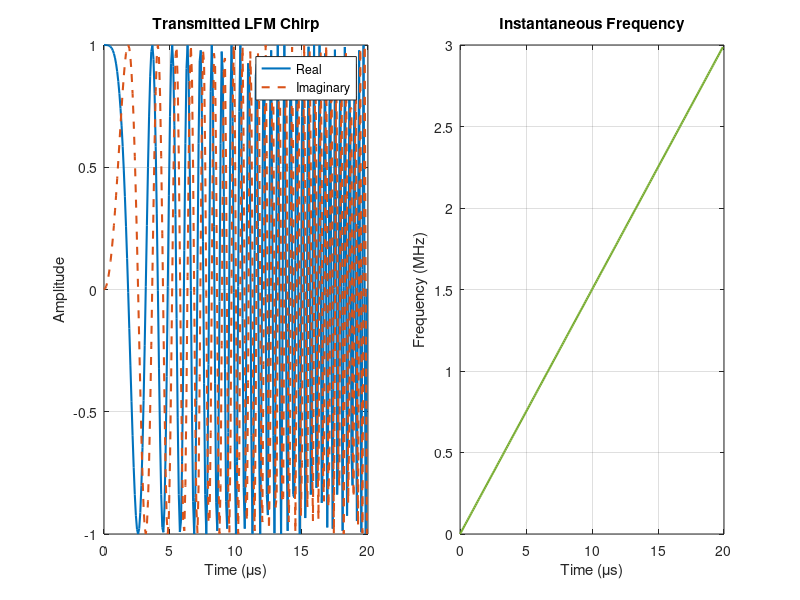
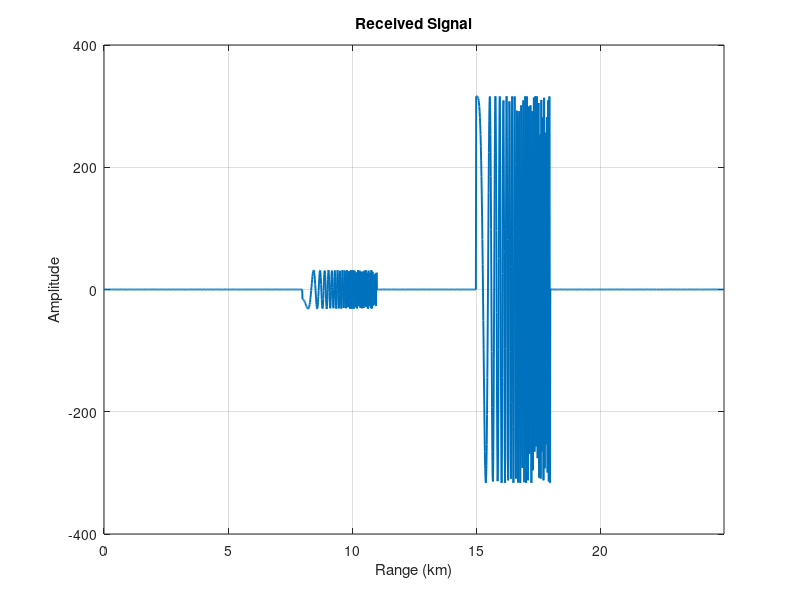
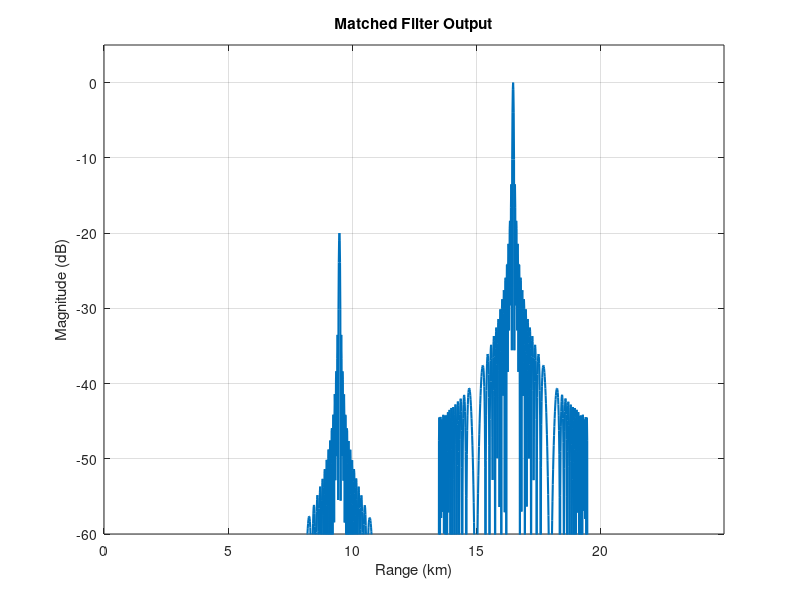
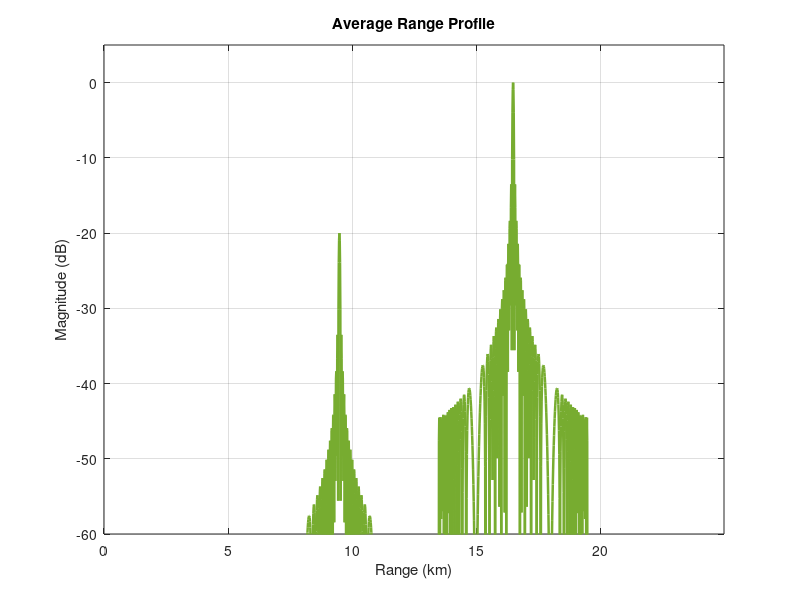

The MATLAB script that drew these images, in order: (Note: this script raises an error after producing the figures.)
%%%%%%%%%%%%%%%%%%%%%%%%%%%%%%%%%%%%%%%%%%%%%%%%%%%%%%%%%%%%%%%%%%%%%%%%%%%
% DIGITAL PULSE RADAR PROJECT
% Part 1 : Radar Initialization & Signal Generation
%%%%%%%%%%%%%%%%%%%%%%%%%%%%%%%%%%%%%%%%%%%%%%%%%%%%%%%%%%%%%%%%%%%%%%%%%%%

clc;
clear;
close all;

%% ========================================================================
% RADAR PARAMETERS (According to Simulink Model)
% ========================================================================

c = 3e8;                      % Speed of light (m/s)

fc = 5e9;                     % Carrier frequency (Hz)

lambda = c/fc;

B = 3e6;                      % Sweep Bandwidth (Hz)

tau = 20e-6;                  % Pulse Width (s)

PRF = 6000;                   % Pulse Repetition Frequency (Hz)

PRI = 1/PRF;

fs = 12e6;                    % Sample Rate

N_pulses = 301;               % Same as Simulink

K = B/tau;                    % Chirp slope

%% ========================================================================
% TARGET PARAMETERS
% ========================================================================

targets = [...
    8000     20     1000;
    15000    80   100000];

N_targets = size(targets,1);

%% ========================================================================
% Derived Parameters
% ========================================================================

N_samples_PRI = round(PRI*fs);

N_samples_pulse = round(tau*fs);

range_resolution = c/(2*B);

max_range = c*PRI/2;

fprintf('\n');
fprintf('=====================================================\n');
fprintf('Digital Pulse Radar Simulation\n');
fprintf('=====================================================\n');

fprintf('Carrier Frequency      : %.2f GHz\n',fc/1e9);
fprintf('Bandwidth              : %.2f MHz\n',B/1e6);
fprintf('Sample Rate            : %.2f MHz\n',fs/1e6);
fprintf('Pulse Width            : %.2f us\n',tau*1e6);
fprintf('PRF                    : %.0f Hz\n',PRF);

fprintf('Range Resolution       : %.2f m\n',range_resolution);

fprintf('Maximum Unambiguous Range : %.2f km\n',max_range/1000);

fprintf('Number of Pulses       : %d\n',N_pulses);

fprintf('=====================================================\n');

%% ========================================================================
% LFM CHIRP GENERATION
% ========================================================================

t_pulse = (0:N_samples_pulse-1)/fs;

tx_pulse = exp(1j*pi*K*t_pulse.^2);

mf_kernel = conj(fliplr(tx_pulse));

%% ========================================================================
% Instantaneous Frequency
% ========================================================================

inst_freq = K*t_pulse;

%% ========================================================================
% Allocate Memory
% ========================================================================

rx_matrix = complex(zeros(N_pulses,N_samples_PRI));

%% ========================================================================
% Noise
% ========================================================================

SNR_dB = 20;

noise_sigma = 10^(-SNR_dB/20)/sqrt(2);

%% ========================================================================
% Generate Echoes
% ========================================================================

for pulse = 1:N_pulses

    slow_time = (pulse-1)*PRI;

    rx_signal = complex(zeros(1,N_samples_PRI));

    for target = 1:N_targets

        R0  = targets(target,1);

        vel = targets(target,2);

        rcs = sqrt(targets(target,3));

        current_range = R0 + vel*slow_time;

        delay = round((2*current_range/c)*fs);

        index = delay + (1:N_samples_pulse);

        if index(end)<=N_samples_PRI

            phase = exp(-1j*4*pi*fc*current_range/c);

            rx_signal(index)=rx_signal(index)+...
                rcs*tx_pulse.*phase;

        end

    end

    noise = noise_sigma*(randn(1,N_samples_PRI)+...
        1j*randn(1,N_samples_PRI));

    rx_matrix(pulse,:) = rx_signal + noise;

end

%% ========================================================================
% Axes
% ========================================================================

time_axis = t_pulse*1e6;

range_axis = (0:N_samples_PRI-1)*c/(2*fs)/1000;

%% ========================================================================
% COLORS
% ========================================================================

clrBlue = [0 0.4470 0.7410];

clrOrange = [0.8500 0.3250 0.0980];

clrGreen = [0.4660 0.6740 0.1880];

%% ========================================================================
% Figure 1
% TX LFM CHIRP
% ========================================================================

figure('Name','LFM Waveform',...
       'Position',[100 100 1100 420]);

subplot(1,2,1)

plot(time_axis,...
     real(tx_pulse),...
     'Color',clrBlue,...
     'LineWidth',1.5);

hold on

plot(time_axis,...
     imag(tx_pulse),...
     '--',...
     'Color',clrOrange,...
     'LineWidth',1.5);

xlabel('Time (\mus)')

ylabel('Amplitude')

title('Transmitted LFM Chirp')

legend('Real','Imaginary')

grid on

subplot(1,2,2)

plot(time_axis,...
     inst_freq/1e6,...
     'Color',clrGreen,...
     'LineWidth',1.6);

xlabel('Time (\mus)')

ylabel('Frequency (MHz)')

title('Instantaneous Frequency')

grid on

%% ========================================================================
% Figure 2
% Received Signal
% ========================================================================

figure('Name','Received Signal');

plot(range_axis,...
     real(rx_matrix(1,:)),...
     'Color',clrBlue,...
     'LineWidth',1.4);

xlabel('Range (km)')

ylabel('Amplitude')

title('Received Signal')

grid on

xlim([0 max(range_axis)])

disp('Part 1 Completed Successfully')

%%%%%%%%%%%%%%%%%%%%%%%%%%%%%%%%%%%%%%%%%%%%%%%%%%%%%%%%%%%%%%%%%%%%%%%%%%%
% Part 2 : Matched Filtering & Doppler Processing
%%%%%%%%%%%%%%%%%%%%%%%%%%%%%%%%%%%%%%%%%%%%%%%%%%%%%%%%%%%%%%%%%%%%%%%%%%%

%% ========================================================================
% MATCHED FILTER
% ========================================================================

mf_matrix = complex(zeros(size(rx_matrix)));

for pulse = 1:N_pulses

    mf_matrix(pulse,:) = conv(rx_matrix(pulse,:),...
                              mf_kernel,...
                              'same');

end

%% ========================================================================
% Matched Filter Magnitude
% ========================================================================

mf_mag = abs(mf_matrix);

%% ========================================================================
% Figure 3
% Matched Filter Output
% ========================================================================

figure('Name','Matched Filter Output');

mf_db = 20*log10(mf_mag(1,:) + eps);

mf_db = mf_db - max(mf_db);

plot(range_axis,...
     mf_db,...
     'Color',clrBlue,...
     'LineWidth',1.5);

grid on

xlabel('Range (km)')

ylabel('Magnitude (dB)')

title('Matched Filter Output')

ylim([-60 5])

xlim([0 max(range_axis)])

%% ========================================================================
% Average Range Profile
% ========================================================================

avg_profile = mean(mf_mag,1);

avg_db = 20*log10(avg_profile + eps);

avg_db = avg_db - max(avg_db);

%% ========================================================================
% Figure 4
% Range Profile
% ========================================================================

figure('Name','Range Profile');

plot(range_axis,...
     avg_db,...
     'Color',clrGreen,...
     'LineWidth',1.8);

grid on

xlabel('Range (km)')

ylabel('Magnitude (dB)')

title('Average Range Profile')

ylim([-60 5])

xlim([0 max(range_axis)])

%% ========================================================================
% Automatic Peak Detection
% ========================================================================

threshold = max(avg_profile)*0.30;

[pks,locs] = findpeaks(avg_profile,...
                       'MinPeakHeight',threshold,...
                       'MinPeakDistance',10);

estimated_ranges = range_axis(locs);

%% ========================================================================
% Figure 5
% Detected Targets
% ========================================================================

figure('Name','Detected Targets');

plot(range_axis,...
     avg_db,...
     'Color',clrBlue,...
     'LineWidth',1.5);

hold on

plot(estimated_ranges,...
     avg_db(locs),...
     'ro',...
     'MarkerFaceColor','r',...
     'MarkerSize',8);

for k = 1:length(estimated_ranges)

    text(estimated_ranges(k)+0.15,...
         avg_db(locs(k))+2,...
         sprintf('%.2f km',estimated_ranges(k)));

end

grid on

xlabel('Range (km)')

ylabel('Magnitude (dB)')

title('Detected Target Locations')

ylim([-60 5])

xlim([0 max(range_axis)])

%% ========================================================================
% Print Estimated Ranges
% ========================================================================

fprintf('\n');
fprintf('=========================================\n');
fprintf('Estimated Target Ranges\n');
fprintf('=========================================\n');

for k = 1:length(estimated_ranges)

    fprintf('Target %d : %.3f km\n',...
            k,...
            estimated_ranges(k));

end

fprintf('=========================================\n');

%% ========================================================================
% Find Closest Bins to True Targets
% ========================================================================

[~,bin1] = min(abs(range_axis*1000-targets(1,1)));

[~,bin2] = min(abs(range_axis*1000-targets(2,1)));

%% ========================================================================
% Slow-Time Signals
% ========================================================================

slow_signal1 = mf_matrix(:,bin1);

slow_signal2 = mf_matrix(:,bin2);

%% ========================================================================
% Figure 6
% Slow-Time Signal
% ========================================================================

figure('Name','Slow-Time Signal');

subplot(2,1,1)

plot(real(slow_signal1),...
     'Color',clrBlue,...
     'LineWidth',1.4);

hold on

plot(imag(slow_signal1),...
     '--',...
     'Color',clrOrange,...
     'LineWidth',1.4);

title('Target 1 Slow-Time Signal')

xlabel('Pulse Number')

ylabel('Amplitude')

legend('Real','Imaginary')

grid on

subplot(2,1,2)

plot(real(slow_signal2),...
     'Color',clrBlue,...
     'LineWidth',1.4);

hold on

plot(imag(slow_signal2),...
     '--',...
     'Color',clrOrange,...
     'LineWidth',1.4);

title('Target 2 Slow-Time Signal')

xlabel('Pulse Number')

ylabel('Amplitude')

legend('Real','Imaginary')

grid on

%% ========================================================================
% Doppler FFT
% ========================================================================

window = hamming(N_pulses);

doppler1 = fftshift(fft(slow_signal1.*window));

doppler2 = fftshift(fft(slow_signal2.*window));

doppler1_db = 20*log10(abs(doppler1)+eps);

doppler2_db = 20*log10(abs(doppler2)+eps);

doppler1_db = doppler1_db - max(doppler1_db);

doppler2_db = doppler2_db - max(doppler2_db);

velocity_axis = (-N_pulses/2:N_pulses/2-1)...
    *(PRF/N_pulses)*lambda/2;

%% ========================================================================
% Figure 7
% Doppler Spectrum
% ========================================================================

figure('Name','Doppler Spectrum');

plot(velocity_axis,...
     doppler1_db,...
     'Color',clrBlue,...
     'LineWidth',1.6);

hold on

plot(velocity_axis,...
     doppler2_db,...
     '--',...
     'Color',clrOrange,...
     'LineWidth',1.6);

xlabel('Velocity (m/s)')

ylabel('Magnitude (dB)')

title('Target Doppler Spectrum')

legend('Target 1','Target 2')

ylim([-60 5])

grid on

disp('Part 2 Completed Successfully');


%%%%%%%%%%%%%%%%%%%%%%%%%%%%%%%%%%%%%%%%%%%%%%%%%%%%%%%%%%%%%%%%%%%%%%%%%%%
% Part 3 : Range-Doppler Processing & Performance Analysis
%%%%%%%%%%%%%%%%%%%%%%%%%%%%%%%%%%%%%%%%%%%%%%%%%%%%%%%%%%%%%%%%%%%%%%%%%%%

%% ========================================================================
% RANGE-DOPPLER MAP
% ========================================================================

RD = fftshift(fft(mf_matrix.*hamming(N_pulses),N_pulses,1),1);

RD_dB = 20*log10(abs(RD)+eps);

RD_dB = RD_dB - max(RD_dB(:));

%% ========================================================================
% Figure 8 : Range-Doppler Map
% ========================================================================

figure('Name','Range-Doppler Map',...
       'Position',[100 100 900 650]);

imagesc(range_axis,...
         velocity_axis,...
         RD_dB,...
         [-50 0]);

axis xy

xlabel('Range (km)')

ylabel('Velocity (m/s)')

title('Range-Doppler Map')

colormap(jet)

colorbar

hold on

plot(targets(1,1)/1000,...
     targets(1,2),...
     'w+',...
     'LineWidth',2,...
     'MarkerSize',12);

plot(targets(2,1)/1000,...
     targets(2,2),...
     'ws',...
     'MarkerFaceColor','w',...
     'MarkerSize',8);

legend('Target 1','Target 2');

%% ========================================================================
% Velocity Estimation
% ========================================================================

[~,idx1] = max(abs(doppler1));

[~,idx2] = max(abs(doppler2));

estimated_velocity1 = velocity_axis(idx1);

estimated_velocity2 = velocity_axis(idx2);

%% ========================================================================
% Print Estimated Velocities
% ========================================================================

fprintf('\n');
fprintf('============================================\n');
fprintf('Estimated Target Velocities\n');
fprintf('============================================\n');

fprintf('Target 1 = %.2f m/s\n',estimated_velocity1);

fprintf('Target 2 = %.2f m/s\n',estimated_velocity2);

fprintf('============================================\n');

%% ========================================================================
% True vs Estimated Comparison
% ========================================================================

fprintf('\n');
fprintf('========================================================\n');
fprintf('TRUE VS ESTIMATED TARGET PARAMETERS\n');
fprintf('========================================================\n');

fprintf('Target 1\n');

fprintf(' True Range      : %.2f km\n',targets(1,1)/1000);

fprintf(' Estimated Range : %.2f km\n',estimated_ranges(1));

fprintf(' True Velocity   : %.2f m/s\n',targets(1,2));

fprintf(' Estimated Vel.  : %.2f m/s\n\n',estimated_velocity1);

fprintf('Target 2\n');

if length(estimated_ranges)>=2

fprintf(' True Range      : %.2f km\n',targets(2,1)/1000);

fprintf(' Estimated Range : %.2f km\n',estimated_ranges(2));

end

fprintf(' True Velocity   : %.2f m/s\n',targets(2,2));

fprintf(' Estimated Vel.  : %.2f m/s\n',estimated_velocity2);

fprintf('========================================================\n');

%% ========================================================================
% Velocity Ambiguity Demonstration
% ========================================================================

PRF_list = [2000 4000 6000 8000 10000];

figure('Name','Velocity Ambiguity',...
       'Position',[100 100 1500 350]);

for k=1:length(PRF_list)

    v_amb = lambda*PRF_list(k)/4;

    v = linspace(-v_amb,v_amb,2000);

    alias1 = mod(targets(1,2)+v_amb,...
                2*v_amb)-v_amb;

    alias2 = mod(targets(2,2)+v_amb,...
                2*v_amb)-v_amb;

    spectrum = exp(-(v-alias1).^2/2);

    spectrum = spectrum + ...
        0.8*exp(-(v-alias2).^2/2);

    subplot(1,length(PRF_list),k)

    plot(v,...
         spectrum/max(spectrum),...
         'LineWidth',1.5);

    hold on

    xline(alias1,'--b','LineWidth',1.2);

    xline(alias2,'--r','LineWidth',1.2);

    xlabel('Velocity')

    ylabel('Normalized')

    title(sprintf('PRF = %d Hz',PRF_list(k)))

    grid on

end

%% ========================================================================
% Radar Performance Summary
% ========================================================================

velocity_resolution = PRF/N_pulses*lambda/2;

maximum_velocity = lambda*PRF/4;

fprintf('\n');
fprintf('================ RADAR PERFORMANCE ==================\n');

fprintf('Carrier Frequency          : %.2f GHz\n',fc/1e9);

fprintf('Bandwidth                  : %.2f MHz\n',B/1e6);

fprintf('Pulse Width                : %.2f us\n',tau*1e6);

fprintf('Sampling Frequency         : %.2f MHz\n',fs/1e6);

fprintf('Number of Pulses           : %d\n',N_pulses);

fprintf('Range Resolution           : %.2f m\n',range_resolution);

fprintf('Maximum Range              : %.2f km\n',max_range/1000);

fprintf('Velocity Resolution        : %.2f m/s\n',...
        velocity_resolution);

fprintf('Maximum Unambiguous Speed  : %.2f m/s\n',...
        maximum_velocity);

fprintf('=====================================================\n');

%% ========================================================================
% Final Message
% ========================================================================

disp(' ');
disp('*****************************************************');
disp(' DIGITAL PULSE RADAR SIMULATION COMPLETED SUCCESSFULLY');
disp('*****************************************************');
disp(' ');
disp('Generated Outputs:');
disp(' ');
disp('1. LFM Chirp');
disp('2. Instantaneous Frequency');
disp('3. Received Signal');
disp('4. Matched Filter Output');
disp('5. Range Profile');
disp('6. Automatic Target Detection');
disp('7. Slow-Time Signal');
disp('8. Doppler Spectrum');
disp('9. Range-Doppler Map');
disp('10. Velocity Ambiguity');
disp('11. Estimated Target Range');
disp('12. Estimated Target Velocity');
disp('13. Performance Summary');
disp(' ');
disp('*****************************************************');
